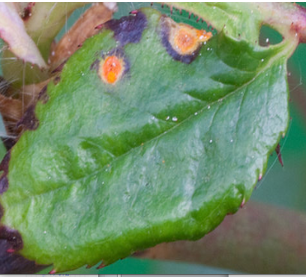
#> input picture interpolation_linear/leaf.png, 306 x 277 px
$ python bilinear_interpolation.py
#> lines starting #> are read from the running program, lines starting #| are printed output that depends on the picture
import cv2 as cv

img = cv.imread('leaf.png')
#> img is the input picture: shape (277, 306, 3); mean B, G, R 105.3, 138.8, 113.2

print(img.shape)
#| (277, 306, 3)

w = 512
r = 512.0 / img.shape[1]
#> r = 1.67

h = int(r * img.shape[0])
#> h = 463

resize1 = cv.resize(img, (w, h),
                    interpolation=cv.INTER_LINEAR)

resize2 = cv.resize(img, (200, 200),
                    interpolation=cv.INTER_LINEAR)
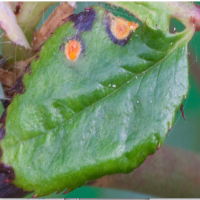
#> resize2: shape (200, 200, 3); mean B, G, R 105.1, 138.7, 113.1

resize3 = cv.resize(img, (0, 0),
                    fx=2, fy=0.5,
                    interpolation=cv.INTER_LINEAR)
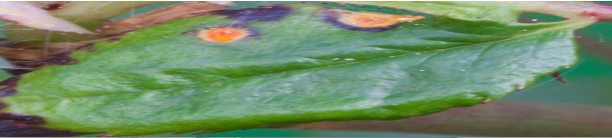
#> resize3: shape (138, 612, 3); mean B, G, R 105, 138.7, 113

resize4 = cv.resize(resize2, (1024, 1024),
                    interpolation=cv.INTER_LINEAR)

cv.imshow('Original', img)
cv.imshow('Resize 1 - width 512', resize1)
cv.imshow('Resize 2 - 200x200', resize2)
cv.imshow('Resize 3 - fx=2 fy=0.5', resize3)
cv.imshow('Resize 4 - 1024x1024', resize4)

cv.waitKey(0)
cv.destroyAllWindows()
